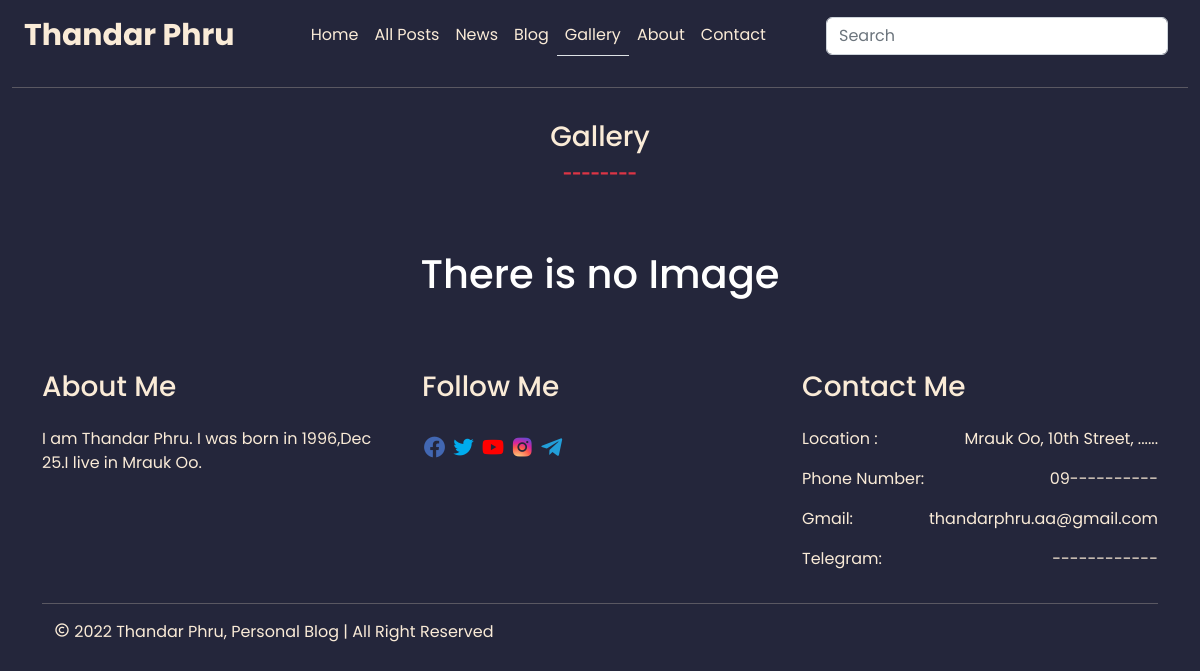
/gallery/, run on an earlier commit of the app's database.
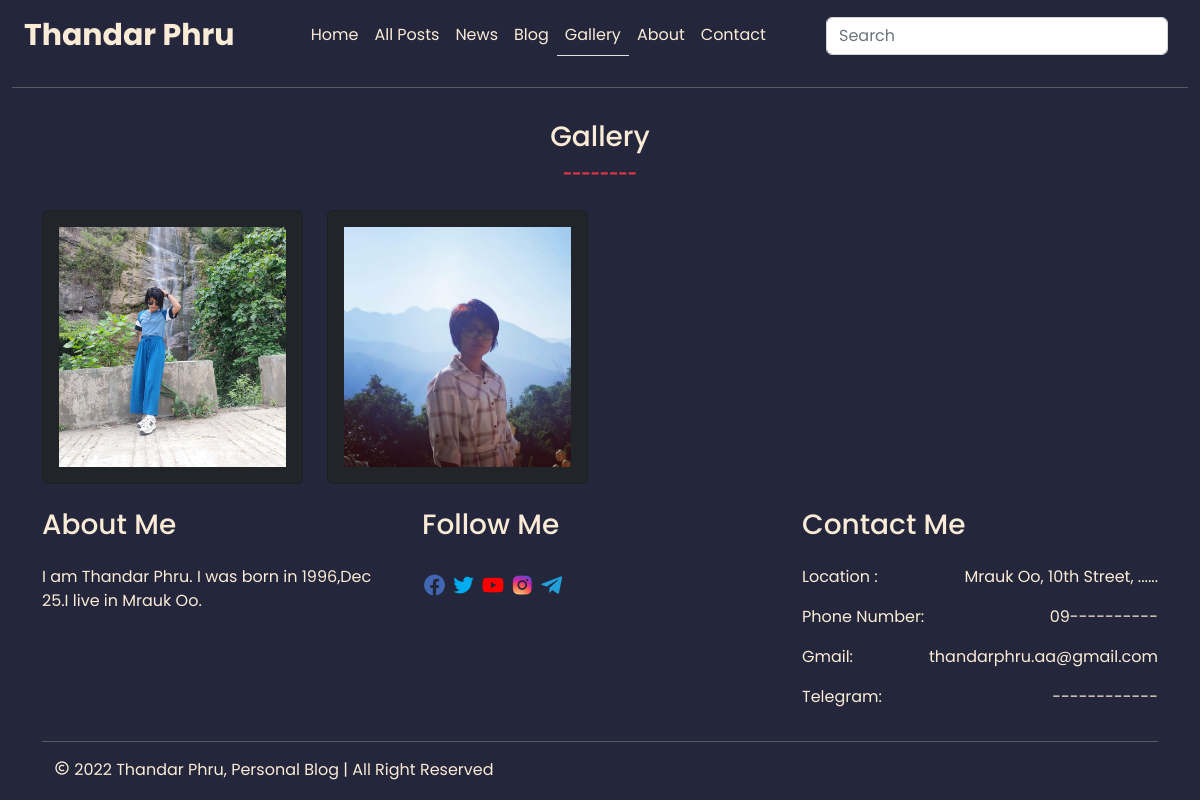
And on a later commit of the database.
### base/models.py (models this page shows, shortened)
class Category(models.Model):
    name = models.CharField(max_length=100)
    slug = models.SlugField(
            default='',
            editable=False,
        )
    created = models.DateTimeField(auto_now_add=True)
    updated = models.DateTimeField(auto_now=True)

class Gallery(models.Model):
    name = models.CharField(max_length=100, null=True,blank=True, default='Thandar Phru')
    image= models.ImageField(upload_to="static/%Y/%m/%d/images")
    created = models.DateTimeField(auto_now_add=True,null=True,blank=True)
    updated = models.DateTimeField(auto_now=True,null=True,blank=True)
    class Meta:
        ordering = ('-created',)

### base/views.py (the view)
# urls.py: path('gallery/',views.gallery, name='gallery'),
def gallery(request):
    images = Gallery.objects.all()
    categories = Category.objects.all()
    context = {'images':images,'categories':categories}
    if 'q' in request.GET:
        q = request.GET['q']
        search = Q(Q(title__icontains = q) | Q(content__icontains = q))
        results = Post.objects.filter(search)
        context ={'results':results,'q':q,'categories':categories}
        return render(request, 'base/searchresult.html', context)
    return render(request, 'base/gallery.html',context)

### base/templates/base/gallery.html (shortened to what this page needs)
{% extends 'main.html' %} {% load static %}
{% block content %}
<div class="container">
  <div class="row">
    <div class="text-center py-3">
        <h3>Gallery</h3>
        <span class="text-danger fw-bold">--------</span>
      </div>
    {% if images %}
    {% for image in images %}
    <div class="col-lg-3">
        <div class="card bg-dark my-2">
          <div class="p-3">
            <div
              class="blog-picture-background"
              style="
                background-image: url('{{image.image.url}}');
                height: 240px;
                background-repeat: no-repeat;
                background-size: cover;
                background-position: center;
              "
            >
            </div>
          </div>
        </div>
      </div>
    {% endfor %}{% else %}<h1 class="text-white py-5 text-center">
      There is no Image
    </h1>{% endif %}
  </div>
</div>
{% endblock content %}

### templates/main.html (shortened to what this page needs)
<!DOCTYPE html>
{% load static %}
<html lang="en">
  <head>
    <link
      href="https://cdn.jsdelivr.net/npm/bootstrap@5.2.0-beta1/dist/css/bootstrap.min.css"
      rel="stylesheet"
    />
    <link rel="stylesheet" href="{% static 'css/style.css' %}">
  </head>
  <body>
    <div class="container-fluid">
      {% include 'navbar.html' %}
    </div>
    {% block content %}
    {% endblock content %}
    {% include 'footer.html' %}
<link href='https://unpkg.com/boxicons@2.1.2/css/boxicons.min.css' rel='stylesheet'>
  </body>
</html>

### templates/navbar.html (shortened to what this page needs)
{% load static %}
<nav class="navbar navbar-expand-lg">
  <div class="container-fluid">
    <a class="navbar-brand logo" href="{% url 'home' %}">Thandar Phru</a>
    <div class="collapse navbar-collapse" id="navbarSupportedContent">
      <ul class="navbar-nav mx-auto mb-2 mb-lg-0">
        {% url 'home' as url %}
        <li class="nav-item">
          <a class="nav-link {% if request.path == url %}border-bottom{% endif %}" aria-current="page" href="{% url 'home' %}">Home</a>
        </li>
        {% url 'posts' as url %}
        <li class="nav-item">
          <a class="nav-link {% if request.path == url %}border-bottom{% endif %}" href='{% url 'posts' %}'>All Posts</a>
        </li>
        {% for category in categories %}
        {% url 'category' category.slug as url %}
        <li class="nav-item">
            <a class="nav-link {% if request.path == url %}border-bottom{% endif %}" href="{% url 'category' category.slug %}">{{category.name}}</a>
          </li>{% endfor %}
          {% url 'gallery' as url %}
        <li class="nav-item">
          <a class="nav-link {% if request.path == url %}border-bottom{% endif %}" href='{% url 'gallery' %}'>Gallery</a>
        </li>
        <li class="nav-item">
          <a class="nav-link" href='{% url 'home' %}#aboutme'>About</a>
        </li>
        <li class="nav-item">
          <a class="nav-link" href='{% url 'home' %}#contactme'>Contact</a>
        </li>
      </ul>
      <form class="d-flex" role="search">
        <input
          class="form-control me-2"
          type="search"
          name = "q"
          placeholder="Search"
          aria-label="Search"
        />
      </form>
    </div>
  </div>
</nav>
<hr />

### templates/footer.html (shortened to what this page needs)
<div class="container">
  <div class="row">
    <div class="col-lg-4">
      <h3 class="py-3">About Me</h3>
      <p>
        I am Thandar Phru. I was born in 1996,Dec 25.I live in Mrauk Oo.
      </p>
    </div>
    <div class="col-lg-4">
      <h3 class='py-3'>Follow Me</h3>
      <div class="social-icon py-2">
        <a href="https://www.facebook.com/profile.php?id=100074218491516">
          <i class="bx bxl-facebook-circle"></i>
        </a>
        <a href="https://www.twitter.com">
          <i class="bx bxl-twitter"></i>
        </a>
        <a href="https://www.youtube.com">
          <i class="bx bxl-youtube"></i>
        </a>
        <a href="https://www.instagram.com">
          <i class="bx bxl-instagram-alt"></i>
        </a>
        <a href="https://telegram.org/">
          <i class="bx bxl-telegram"></i>
        </a>
      </div>
    </div>
    <div class="col-lg-4">
      <h3 class="py-3">Contact Me</h3>
      <div>
        <p>Location : <span class='float-end'>Mrauk Oo, 10th Street, ......</p>
        <p>Phone Number: <span  class='float-end'>09----------</span></p>
        <p>Gmail: <span  class='float-end'>thandarphru.aa@gmail.com</span></p>
        <p>Telegram: <span  class='float-end'>------------</span></p>
    </div>
  </div>
</div>
<hr />
<div class="container-fluid">
  <p>
     <i class='bx bx-copyright'></i>  {% now "Y" %} Thandar Phru, Personal Blog  | All Right Reserved <span class="float-end">
  </p>
</div>

### static/css/style.css (style rules this page uses)
* { font-family: "Poppins", sans-serif; }
body { background-color: #24263b; color: antiquewhite; }
.navbar-brand { color: antiquewhite !important; }
.nav-link { color: antiquewhite !important; }
.logo { font-size: 30px !important; font-weight: bold; }
.bxl-facebook-circle { color: #4267b2; font-size: 25px; }
.bxl-twitter { color: #00acee; font-size: 25px; }
.bxl-youtube { color: #ff0000; font-size: 25px; }
.bxl-instagram-alt { background: radial-gradient( circle at 30% 107%, #fdf497 0%, #fdf497 5%, #fd5949 45%, #d6249f 60%, #285aeb 90% ); -webkit-background-clip: text; background-clip: text; -webkit-text-fill-color: transparent; font-size: 25px; }
.bxl-telegram { color: #229ed9; font-size: 25px; }
.social-icon { padding-right: 15px; }
a { text-decoration: none; }

What changed in the data, as far as the page shows it:
added Gallery: image (picture)
added Gallery: image (picture)
Also different on the page:
text no longer shown: "There is no Image"
